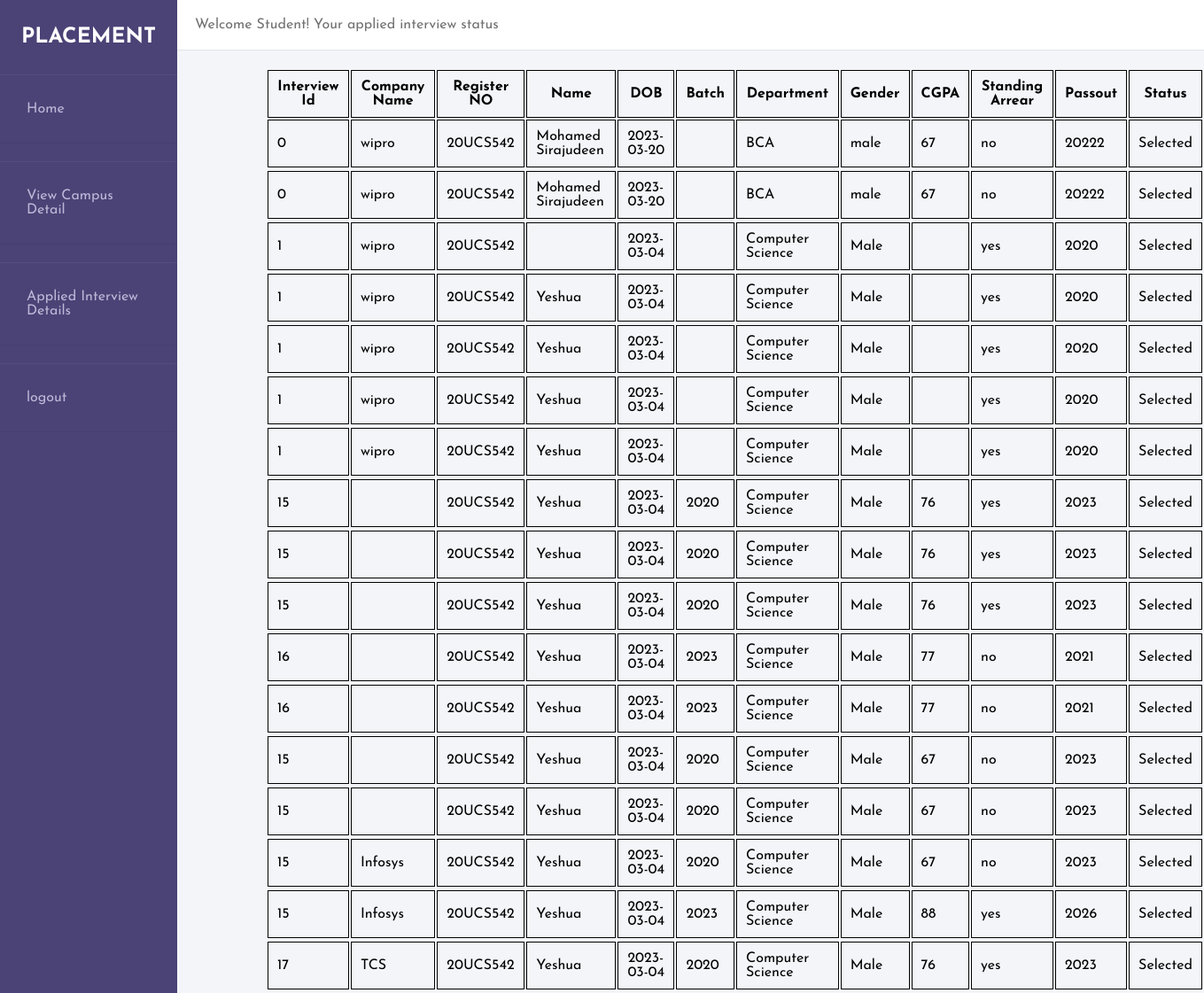
Page /applied_details_stud.php (signed in) on the committed database.
### tables this page shows
CREATE TABLE `app_campus` (
  `cid` int(11) NOT NULL,
  `c_name` varchar(50) NOT NULL,
  `name` varchar(1000) NOT NULL,
  `reg_no` varchar(1000) NOT NULL,
  `dob` date NOT NULL,
  `batch` varchar(1000) NOT NULL,
  `department` varchar(1000) NOT NULL,
  `gender` varchar(1000) NOT NULL,
  `cgpa` text NOT NULL,
  `sa` varchar(1000) NOT NULL,
  `arr` varchar(1000) NOT NULL,
  `passout` int(250) NOT NULL,
  `phone` varchar(10) NOT NULL,
  `address` varchar(1000) NOT NULL,
  `state` varchar(1000) NOT NULL,
  `mail` varchar(1000) NOT NULL,
  `status` varchar(50) NOT NULL DEFAULT 'Processing'
);

### applied_details_stud.php (the view, shortened to what this page needs)
<!DOCTYPE html>
<html lang="en">
<head>
	<link rel="stylesheet" href="styles.css">
</head>
<body>
    <body>
        <div class="wrapper">
            <div class="sidebar">
                <h2>Placement</h2>
                <ul>
                    <li><a href="stud_hm.php"><i class="fas fa-home"></i>Home</a></li>
                    <li><a href="view_campus.php"><i class="fas fa-home"></i>View Campus Detail</a></li>
                    <li><a href="applied_details_stud.php"><i class="fas fa-project-diagram"></i>Applied Interview Details</a></li>
                    <li><a href="logout.php"><i class="fas fa-logout"></i>logout</a></li>
                </ul>
            </div>
            <div class="main_content">
                <div class="header">Welcome Student! Your applied interview status</div>
            </div>
        </div>
    <table class="table"style="margin-left: 300px;">
        <tr>
            <th>Interview Id</th>
            <th>Company Name</th>
            <th>Register NO</th>
            <th>Name</th>
            <th>DOB</th>
            <th>Batch</th>
            <th>Department</th>
            <th>Gender</th>
            <th>CGPA</th>
            <th>Standing Arrear</th>
            <th>Passout</th>
            <th>Status</th>
        </tr>
        <?php
        function display($cid,$c_name,$reg_no, $name, $dob, $batch, $department, $gender, $cgpa,$sa,$passout,$phone,$state,$mail,$status,)
        {?>
        <tr>
            <td><?php echo $cid;?></td>
            <td><?php echo $c_name;?></td>
            <td><?php echo $reg_no;?></td>
            <td><?php echo $name;?></td>
            <td><?php echo $dob;?></td>
            <td><?php echo $batch;?></td>
            <td><?php echo $department;?></td>
            <td><?php echo $gender;?></td>
            <td><?php echo $cgpa;?></td>
            <td><?php echo $sa;?></td>
            <td><?php echo $passout;?></td>
            <td><?php echo $status;?></td>
        <tr>
        <?php }?>
<?php
          $reg_no = $_SESSION["reg_no"];
          include("connect.php");
          $sql = "SELECT * FROM app_campus WHERE reg_no = '$reg_no'";
          $result = mysqli_query($conn, $sql);
          if($result){
          while($row = mysqli_fetch_assoc($result))
          {
            $cid = $row["cid"];
            $c_name = $row["c_name"];
            $name = $row["name"];
            $dob = $row["dob"];
            $batch = $row["batch"];
            $department = $row["department"];
            $gender = $row["gender"];
            $cgpa = $row["cgpa"];
            $sa = $row["sa"];
            $passout = $row["passout"];
            $phone = $row["phone"];
            $state = $row["state"];
            $mail = $row["mail"];
            $status = $row["status"];
            display($cid,$c_name,$reg_no, $name, $dob, $batch, $department, $gender, $cgpa,$sa,$passout,$phone,$state,$mail,$status,);
          }
        }
        else{
          echo mysqli_error($conn);
        }
          ?>
          </table>
</body>
</html>

### styles.css (style rules this page uses)
* { margin: 0; padding: 0; box-sizing: border-box; list-style: none; text-decoration: none; font-family: 'Josefin Sans', sans-serif; }
body { background-color: #f3f5f9; }
.wrapper { display: flex; position: relative; }
.wrapper .sidebar { width: 200px; height: 100%; background: #4b4276; padding: 30px 0px; position: fixed; }
.wrapper .sidebar h2 { color: #fff; text-transform: uppercase; text-align: center; margin-bottom: 30px; }
.wrapper .sidebar ul li { margin-top: 20px; padding: 30px; border-bottom: 1px solid #bdb8d7; border-bottom: 1px solid rgba(0,0,0,0.05); border-top: 1px solid rgba(255,255,255,0.05); }
.wrapper .sidebar ul li a { color: #bdb8d7; display: block; }
.wrapper .main_content { width: 100%; margin-left: 200px; }
.wrapper .main_content .header { padding: 20px; background: #fff; color: #717171; border-bottom: 1px solid #e0e4e8; }

### applied_details_stud.php (style rules this page uses)
table th,td { padding: 10px; border: 0.5px solid black; }

### rows in the picture
app_campus: cid "0", c_name "wipro", name "Mohamed Sirajudeen", dob "2023-03-20", department "BCA", gender "male", cgpa "67", sa "no", passout "20222", status "Selected"
app_campus: cid "0", c_name "wipro", name "Mohamed Sirajudeen", dob "2023-03-20", department "BCA", gender "male", cgpa "67", sa "no", passout "20222", status "Selected"
app_campus: cid "1", c_name "wipro", dob "2023-03-04", department "Computer Science", gender "Male", sa "yes", passout "2020", status "Selected"
app_campus: cid "1", c_name "wipro", name "Yeshua", dob "2023-03-04", department "Computer Science", gender "Male", sa "yes", passout "2020", status "Selected"
app_campus: cid "1", c_name "wipro", name "Yeshua", dob "2023-03-04", department "Computer Science", gender "Male", sa "yes", passout "2020", status "Selected"
app_campus: cid "1", c_name "wipro", name "Yeshua", dob "2023-03-04", department "Computer Science", gender "Male", sa "yes", passout "2020", status "Selected"
app_campus: cid "1", c_name "wipro", name "Yeshua", dob "2023-03-04", department "Computer Science", gender "Male", sa "yes", passout "2020", status "Selected"
app_campus: cid "15", name "Yeshua", dob "2023-03-04", batch "2020", department "Computer Science", gender "Male", cgpa "76", sa "yes", passout "2023", status "Selected"
app_campus: cid "15", name "Yeshua", dob "2023-03-04", batch "2020", department "Computer Science", gender "Male", cgpa "76", sa "yes", passout "2023", status "Selected"
app_campus: cid "15", name "Yeshua", dob "2023-03-04", batch "2020", department "Computer Science", gender "Male", cgpa "76", sa "yes", passout "2023", status "Selected"
app_campus: cid "16", name "Yeshua", dob "2023-03-04", batch "2023", department "Computer Science", gender "Male", cgpa "77", sa "no", passout "2021", status "Selected"
app_campus: cid "16", name "Yeshua", dob "2023-03-04", batch "2023", department "Computer Science", gender "Male", cgpa "77", sa "no", passout "2021", status "Selected"
app_campus: cid "15", name "Yeshua", dob "2023-03-04", batch "2020", department "Computer Science", gender "Male", cgpa "67", sa "no", passout "2023", status "Selected"
app_campus: cid "15", name "Yeshua", dob "2023-03-04", batch "2020", department "Computer Science", gender "Male", cgpa "67", sa "no", passout "2023", status "Selected"
app_campus: cid "15", c_name "Infosys", name "Yeshua", dob "2023-03-04", batch "2020", department "Computer Science", gender "Male", cgpa "67", sa "no", passout "2023", status "Selected"
app_campus: cid "15", c_name "Infosys", name "Yeshua", dob "2023-03-04", batch "2023", department "Computer Science", gender "Male", cgpa "88", sa "yes", passout "2026", status "Selected"
app_campus: cid "17", c_name "TCS", name "Yeshua", dob "2023-03-04", batch "2020", department "Computer Science", gender "Male", cgpa "76", sa "yes", passout "2023", status "Selected"
